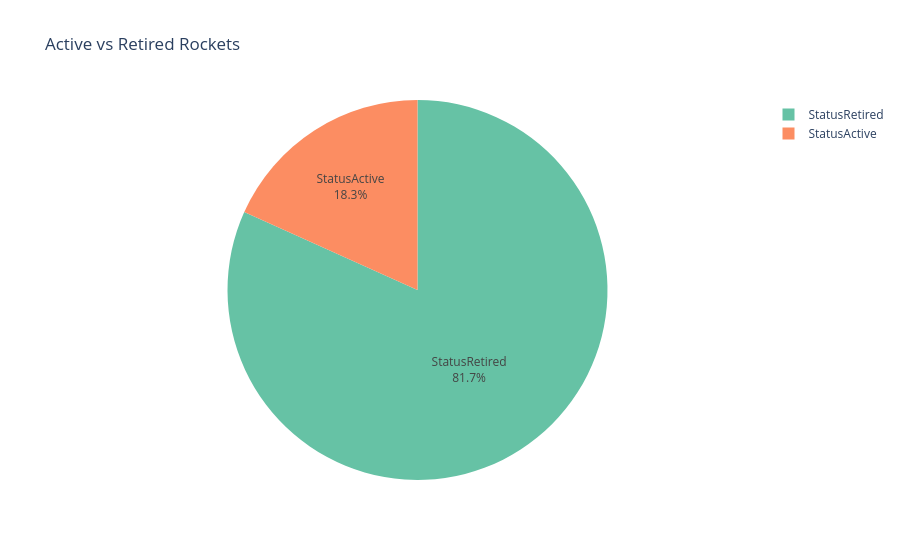

The cell this chart's notebook holds for it:
### Markdown cell above
# Number of Active versus Retired Rockets

How many rockets are active compared to those that are decomissioned?

### Code cell
rocket_status_counts = df_data['Rocket_Status'].value_counts()

fig = px.pie(
    values=rocket_status_counts.values,
    names=rocket_status_counts.index,
    title='Active vs Retired Rockets',
    color_discrete_sequence=px.colors.qualitative.Set2
)

fig.update_traces(textinfo='percent+label')
fig.show()

### Figure 1 — Plotly figure (JSON) as saved in the notebook; plotly's stock layout.template omitted (floating-point values rounded to 4 significant figures)
{"data": [{"domain": {"x": [0, 1], "y": [0, 1]}, "hovertemplate": "label=%{label}<br>value=%{value}<extra></extra>", "labels": ["StatusRetired", "StatusActive"], "legendgroup": "", "name": "", "showlegend": true, "textinfo": "percent+label", "type": "pie", "values": [3534, 790]}], "layout": {"legend": {"tracegroupgap": 0}, "piecolorway": ["rgb(102,194,165)", "rgb(252,141,98)", "rgb(141,160,203)", "rgb(231,138,195)", "rgb(166,216,84)", "rgb(255,217,47)", "rgb(229,196,148)", "rgb(179,179,179)"], "title": {"text": "Active vs Retired Rockets"}}}
